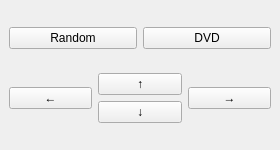
<?xml version="1.0" encoding="UTF-8"?>
<ui version="4.0">
 <class>MainWindow</class>
 <widget class="QMainWindow" name="MainWindow">
  <property name="geometry">
   <rect>
    <x>0</x>
    <y>0</y>
    <width>280</width>
    <height>150</height>
   </rect>
  </property>
  <property name="minimumSize">
   <size>
    <width>280</width>
    <height>150</height>
   </size>
  </property>
  <property name="maximumSize">
   <size>
    <width>280</width>
    <height>150</height>
   </size>
  </property>
  <property name="windowTitle">
   <string>ArrowKey</string>
  </property>
  <widget class="QWidget" name="centralwidget">
   <layout class="QGridLayout" name="gridLayout">
    <item row="1" column="0">
     <layout class="QHBoxLayout" name="horizontalLayout_2">
      <item>
       <widget class="QPushButton" name="leftButton">
        <property name="text">
         <string>←</string>
        </property>
        <property name="shortcut">
         <string>Left</string>
        </property>
       </widget>
      </item>
      <item>
       <layout class="QVBoxLayout" name="verticalLayout_2">
        <item>
         <layout class="QVBoxLayout" name="verticalLayout_3">
          <item>
           <widget class="QPushButton" name="upButton">
            <property name="text">
             <string>↑</string>
            </property>
            <property name="shortcut">
             <string>Up</string>
            </property>
           </widget>
          </item>
          <item>
           <widget class="QPushButton" name="downButton">
            <property name="text">
             <string>↓</string>
            </property>
            <property name="shortcut">
             <string>Down</string>
            </property>
           </widget>
          </item>
         </layout>
        </item>
       </layout>
      </item>
      <item>
       <widget class="QPushButton" name="rightButton">
        <property name="text">
         <string>→</string>
        </property>
        <property name="shortcut">
         <string>Right</string>
        </property>
       </widget>
      </item>
     </layout>
    </item>
    <item row="0" column="0">
     <layout class="QHBoxLayout" name="horizontalLayout">
      <item>
       <widget class="QPushButton" name="randomButton">
        <property name="text">
         <string>Random</string>
        </property>
        <property name="shortcut">
         <string>R</string>
        </property>
       </widget>
      </item>
      <item>
       <widget class="QPushButton" name="dvdButton">
        <property name="text">
         <string>DVD</string>
        </property>
        <property name="shortcut">
         <string>D</string>
        </property>
        <property name="checkable">
         <bool>true</bool>
        </property>
       </widget>
      </item>
     </layout>
    </item>
   </layout>
  </widget>
 </widget>
 <resources/>
 <connections/>
</ui>
